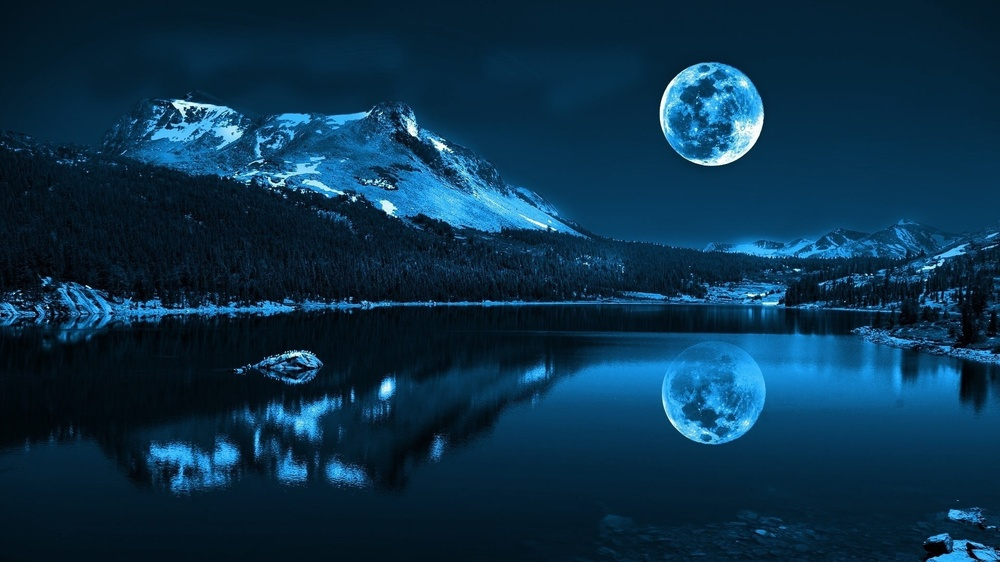
#> input picture 6-Histogram/manzara.jpg, 1000 x 562 px, shrunk from 1920 x 1080 before the run
$ python histogram.py
#> lines starting #> are read from the running program, lines starting #| are printed output that depends on the picture
# -*- coding: utf-8 -*-
"""
Created on Sat Aug 19 02:29:34 2023

@author: dniso
"""

import numpy as np
import cv2 as cv
from matplotlib import pyplot as plt
img = cv.imread('manzara.jpg',0)
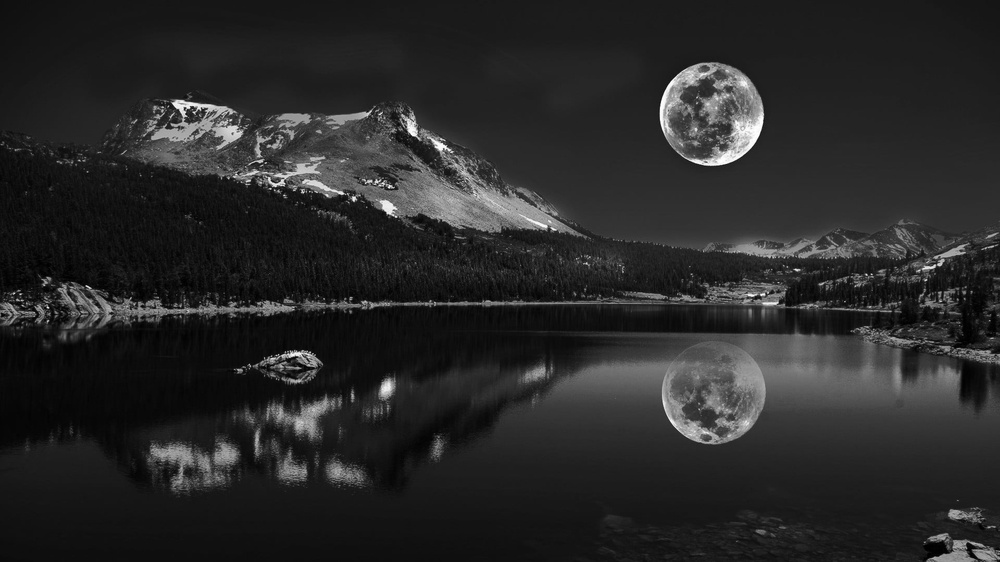
#> img: shape (562, 1000); min 0, max 255, mean 40.5


hist,bins = np.histogram(img.flatten(),256,[0,256])
#> hist = 256 values, max 20629 at index 28, min 22 at index 254, mean 2195.3; bins = 257 values from 0 to 256
cdf = hist.cumsum()
#> cdf = 256 values from 107 to 562000
cdf_normalized = cdf * float(hist.max()) / cdf.max()
#> cdf_normalized = 256 values from 3.93 to 20629
plt.plot(cdf_normalized, color = 'b')
plt.hist(img.flatten(),256,[0,256], color = 'r')
plt.xlim([0,256])
plt.legend(('cdf','histogram'), loc = 'upper left')
plt.show()
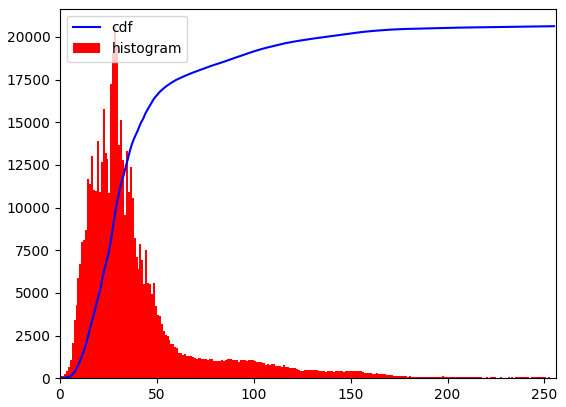
#> figure drawn by matplotlib, 1 panel; tallest bar 20629 high, from x = 28 to 29; curve peaks at x = 255, y = 20629


equ = cv.equalizeHist(img)
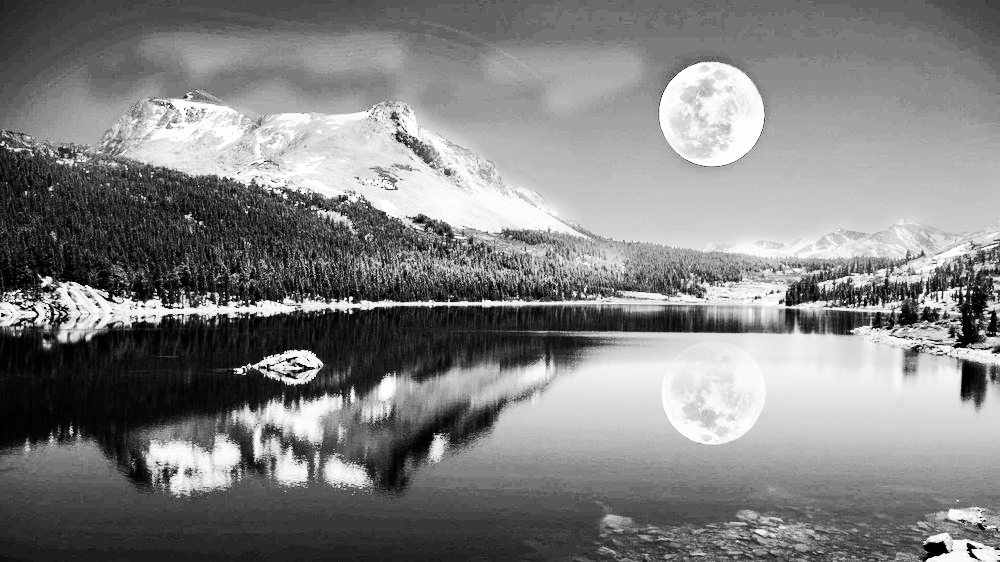
#> equ: shape (562, 1000); min 0, max 255, mean 129.7
res = np.hstack((img,equ))
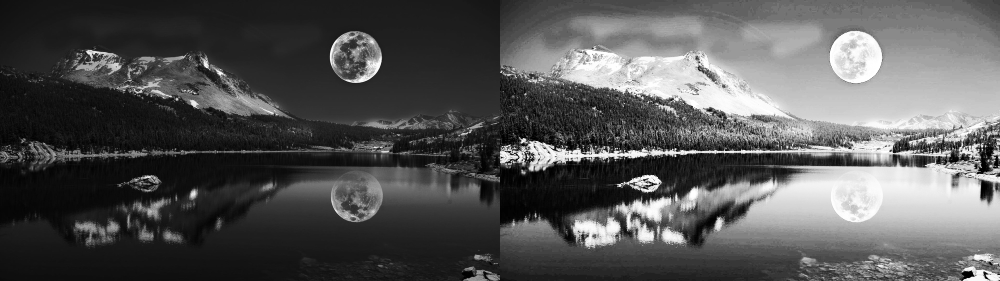
#> res: shape (562, 2000) (shown at 1/2 size); min 0, max 255, mean 85.1
cv.imwrite('res2.png',res)
